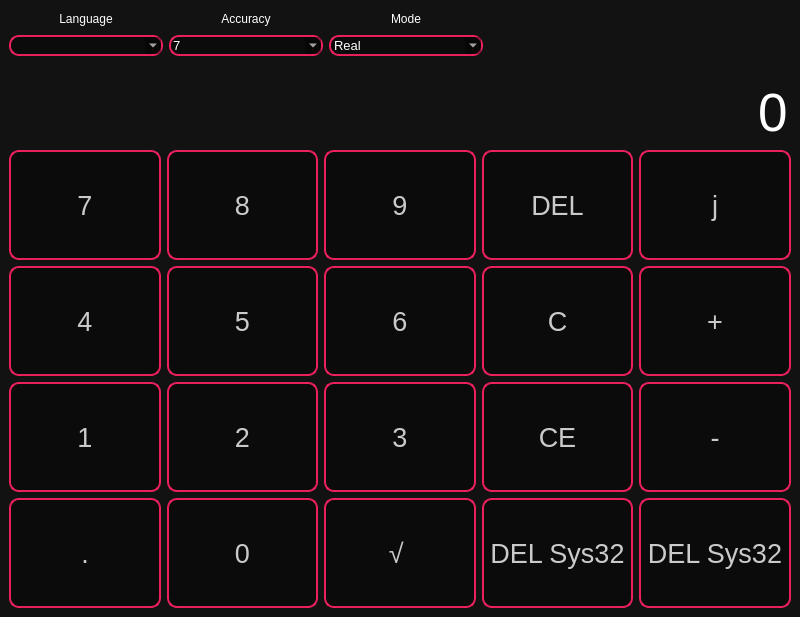
<?xml version="1.0" encoding="UTF-8"?>
<ui version="4.0">
 <class>MainWindow</class>
 <widget class="QMainWindow" name="MainWindow">
  <property name="geometry">
   <rect>
    <x>0</x>
    <y>0</y>
    <width>800</width>
    <height>617</height>
   </rect>
  </property>
  <property name="windowTitle">
   <string>bimbo</string>
  </property>
  <widget class="QWidget" name="centralwidget">
   <property name="styleSheet">
    <string notr="true">QWidget {
	color: white;
	background-color: #121212;
	
}


QPushButton{
	background-color: rgba(0,0,0,100);
	border: 2px solid rgba(255,33,100,230);
	border-radius: 10px;
	font-size: 20pt;
	color: rgba(255,255,255,200);
}

QPushButton:hover{
background-color: rgba(255,33,100,100)

}

QComboBox{
background-color: rgba(0,0,0,100);
	border: 2px solid rgba(255,33,100,230);
	border-radius: 10px;
	font-size: 10pt;
}
</string>
   </property>
   <layout class="QVBoxLayout" name="verticalLayout">
    <item>
     <layout class="QHBoxLayout" name="horizontalLayout_2">
      <item>
       <widget class="QLabel" name="label_4">
        <property name="sizePolicy">
         <sizepolicy hsizetype="Expanding" vsizetype="Preferred">
          <horstretch>0</horstretch>
          <verstretch>0</verstretch>
         </sizepolicy>
        </property>
        <property name="text">
         <string>Language</string>
        </property>
        <property name="alignment">
         <set>Qt::AlignmentFlag::AlignCenter</set>
        </property>
       </widget>
      </item>
      <item>
       <widget class="QLabel" name="label_3">
        <property name="sizePolicy">
         <sizepolicy hsizetype="Expanding" vsizetype="Preferred">
          <horstretch>0</horstretch>
          <verstretch>0</verstretch>
         </sizepolicy>
        </property>
        <property name="text">
         <string>Accuracy</string>
        </property>
        <property name="alignment">
         <set>Qt::AlignmentFlag::AlignCenter</set>
        </property>
       </widget>
      </item>
      <item>
       <widget class="QLabel" name="label_2">
        <property name="sizePolicy">
         <sizepolicy hsizetype="Expanding" vsizetype="Preferred">
          <horstretch>0</horstretch>
          <verstretch>0</verstretch>
         </sizepolicy>
        </property>
        <property name="text">
         <string>Mode</string>
        </property>
        <property name="alignment">
         <set>Qt::AlignmentFlag::AlignCenter</set>
        </property>
       </widget>
      </item>
      <item>
       <spacer name="horizontalSpacer_3">
        <property name="orientation">
         <enum>Qt::Orientation::Horizontal</enum>
        </property>
        <property name="sizeType">
         <enum>QSizePolicy::Policy::Expanding</enum>
        </property>
        <property name="sizeHint" stdset="0">
         <size>
          <width>40</width>
          <height>20</height>
         </size>
        </property>
       </spacer>
      </item>
      <item>
       <spacer name="horizontalSpacer_2">
        <property name="orientation">
         <enum>Qt::Orientation::Horizontal</enum>
        </property>
        <property name="sizeHint" stdset="0">
         <size>
          <width>40</width>
          <height>20</height>
         </size>
        </property>
       </spacer>
      </item>
     </layout>
    </item>
    <item>
     <layout class="QHBoxLayout" name="horizontalLayout">
      <item>
       <widget class="QComboBox" name="comboBox_3">
        <property name="sizePolicy">
         <sizepolicy hsizetype="Expanding" vsizetype="Fixed">
          <horstretch>0</horstretch>
          <verstretch>0</verstretch>
         </sizepolicy>
        </property>
        <property name="editable">
         <bool>false</bool>
        </property>
        <property name="currentText">
         <string/>
        </property>
       </widget>
      </item>
      <item>
       <widget class="QComboBox" name="comboBox_2">
        <property name="sizePolicy">
         <sizepolicy hsizetype="Expanding" vsizetype="Fixed">
          <horstretch>0</horstretch>
          <verstretch>0</verstretch>
         </sizepolicy>
        </property>
        <property name="editable">
         <bool>true</bool>
        </property>
        <property name="currentText">
         <string notr="true">7</string>
        </property>
        <item>
         <property name="text">
          <string>7</string>
         </property>
        </item>
        <item>
         <property name="text">
          <string>8</string>
         </property>
        </item>
        <item>
         <property name="text">
          <string>9</string>
         </property>
        </item>
        <item>
         <property name="text">
          <string>10</string>
         </property>
        </item>
        <item>
         <property name="text">
          <string>15</string>
         </property>
        </item>
       </widget>
      </item>
      <item>
       <widget class="QComboBox" name="comboBox">
        <property name="sizePolicy">
         <sizepolicy hsizetype="Expanding" vsizetype="Fixed">
          <horstretch>0</horstretch>
          <verstretch>0</verstretch>
         </sizepolicy>
        </property>
        <property name="editable">
         <bool>false</bool>
        </property>
        <property name="currentText">
         <string notr="true">Real</string>
        </property>
        <item>
         <property name="text">
          <string>Real</string>
         </property>
        </item>
        <item>
         <property name="text">
          <string>Complex</string>
         </property>
        </item>
       </widget>
      </item>
      <item>
       <spacer name="horizontalSpacer">
        <property name="orientation">
         <enum>Qt::Orientation::Horizontal</enum>
        </property>
        <property name="sizeType">
         <enum>QSizePolicy::Policy::Expanding</enum>
        </property>
        <property name="sizeHint" stdset="0">
         <size>
          <width>40</width>
          <height>20</height>
         </size>
        </property>
       </spacer>
      </item>
      <item>
       <spacer name="horizontalSpacer_4">
        <property name="orientation">
         <enum>Qt::Orientation::Horizontal</enum>
        </property>
        <property name="sizeHint" stdset="0">
         <size>
          <width>40</width>
          <height>20</height>
         </size>
        </property>
       </spacer>
      </item>
     </layout>
    </item>
    <item>
     <widget class="QLabel" name="label">
      <property name="sizePolicy">
       <sizepolicy hsizetype="Preferred" vsizetype="Maximum">
        <horstretch>0</horstretch>
        <verstretch>0</verstretch>
       </sizepolicy>
      </property>
      <property name="styleSheet">
       <string notr="true">color: rgba(255,33,100,100)
</string>
      </property>
      <property name="text">
       <string/>
      </property>
     </widget>
    </item>
    <item>
     <widget class="QLineEdit" name="lineEdit">
      <property name="sizePolicy">
       <sizepolicy hsizetype="Expanding" vsizetype="Maximum">
        <horstretch>0</horstretch>
        <verstretch>0</verstretch>
       </sizepolicy>
      </property>
      <property name="styleSheet">
       <string notr="true">font-size: 40pt;
border: none;</string>
      </property>
      <property name="text">
       <string>0</string>
      </property>
      <property name="maxLength">
       <number>20</number>
      </property>
      <property name="alignment">
       <set>Qt::AlignmentFlag::AlignRight|Qt::AlignmentFlag::AlignTrailing|Qt::AlignmentFlag::AlignVCenter</set>
      </property>
      <property name="readOnly">
       <bool>true</bool>
      </property>
     </widget>
    </item>
    <item>
     <layout class="QGridLayout" name="gridLayout">
      <item row="0" column="4">
       <widget class="QPushButton" name="b_i">
        <property name="sizePolicy">
         <sizepolicy hsizetype="Minimum" vsizetype="Expanding">
          <horstretch>0</horstretch>
          <verstretch>0</verstretch>
         </sizepolicy>
        </property>
        <property name="text">
         <string>j</string>
        </property>
        <property name="shortcut">
         <string>I</string>
        </property>
       </widget>
      </item>
      <item row="1" column="0">
       <widget class="QPushButton" name="b_4">
        <property name="sizePolicy">
         <sizepolicy hsizetype="Minimum" vsizetype="Expanding">
          <horstretch>0</horstretch>
          <verstretch>0</verstretch>
         </sizepolicy>
        </property>
        <property name="text">
         <string>4</string>
        </property>
        <property name="shortcut">
         <string>4</string>
        </property>
       </widget>
      </item>
      <item row="2" column="3">
       <widget class="QPushButton" name="root_7">
        <property name="sizePolicy">
         <sizepolicy hsizetype="Minimum" vsizetype="Expanding">
          <horstretch>0</horstretch>
          <verstretch>0</verstretch>
         </sizepolicy>
        </property>
        <property name="text">
         <string>CE</string>
        </property>
        <property name="shortcut">
         <string>=</string>
        </property>
       </widget>
      </item>
      <item row="0" column="0">
       <widget class="QPushButton" name="b_7">
        <property name="sizePolicy">
         <sizepolicy hsizetype="Minimum" vsizetype="Expanding">
          <horstretch>0</horstretch>
          <verstretch>0</verstretch>
         </sizepolicy>
        </property>
        <property name="text">
         <string>7</string>
        </property>
        <property name="shortcut">
         <string>7</string>
        </property>
       </widget>
      </item>
      <item row="1" column="3">
       <widget class="QPushButton" name="root_8">
        <property name="sizePolicy">
         <sizepolicy hsizetype="Minimum" vsizetype="Expanding">
          <horstretch>0</horstretch>
          <verstretch>0</verstretch>
         </sizepolicy>
        </property>
        <property name="text">
         <string>C</string>
        </property>
        <property name="shortcut">
         <string>=</string>
        </property>
       </widget>
      </item>
      <item row="3" column="4">
       <widget class="QPushButton" name="rt">
        <property name="sizePolicy">
         <sizepolicy hsizetype="Minimum" vsizetype="Expanding">
          <horstretch>0</horstretch>
          <verstretch>0</verstretch>
         </sizepolicy>
        </property>
        <property name="text">
         <string>DEL Sys32</string>
        </property>
        <property name="shortcut">
         <string>=</string>
        </property>
       </widget>
      </item>
      <item row="0" column="3">
       <widget class="QPushButton" name="root_9">
        <property name="enabled">
         <bool>true</bool>
        </property>
        <property name="sizePolicy">
         <sizepolicy hsizetype="Minimum" vsizetype="Expanding">
          <horstretch>0</horstretch>
          <verstretch>0</verstretch>
         </sizepolicy>
        </property>
        <property name="text">
         <string>DEL</string>
        </property>
        <property name="shortcut">
         <string>=</string>
        </property>
       </widget>
      </item>
      <item row="3" column="1">
       <widget class="QPushButton" name="b_0">
        <property name="sizePolicy">
         <sizepolicy hsizetype="Minimum" vsizetype="Expanding">
          <horstretch>0</horstretch>
          <verstretch>0</verstretch>
         </sizepolicy>
        </property>
        <property name="styleSheet">
         <string notr="true">QPushButton{
	background-color: rgba(0,0,0,100);
	border: 2px solid rgba(255,33,100,230);
	border-radius: 10px;
	font-size: 20pt;
	color: rgba(255,255,255,200);
}

QPushButton:hover{
background-color: rgba(255,33,100,100)

}
</string>
        </property>
        <property name="text">
         <string>0</string>
        </property>
        <property name="shortcut">
         <string>0</string>
        </property>
       </widget>
      </item>
      <item row="2" column="1">
       <widget class="QPushButton" name="b_2">
        <property name="sizePolicy">
         <sizepolicy hsizetype="Minimum" vsizetype="Expanding">
          <horstretch>0</horstretch>
          <verstretch>0</verstretch>
         </sizepolicy>
        </property>
        <property name="text">
         <string>2</string>
        </property>
        <property name="shortcut">
         <string>2</string>
        </property>
       </widget>
      </item>
      <item row="0" column="1">
       <widget class="QPushButton" name="b_8">
        <property name="sizePolicy">
         <sizepolicy hsizetype="Minimum" vsizetype="Expanding">
          <horstretch>0</horstretch>
          <verstretch>0</verstretch>
         </sizepolicy>
        </property>
        <property name="text">
         <string>8</string>
        </property>
        <property name="shortcut">
         <string>8</string>
        </property>
       </widget>
      </item>
      <item row="2" column="4">
       <widget class="QPushButton" name="b_minus">
        <property name="sizePolicy">
         <sizepolicy hsizetype="Minimum" vsizetype="Expanding">
          <horstretch>0</horstretch>
          <verstretch>0</verstretch>
         </sizepolicy>
        </property>
        <property name="text">
         <string>-</string>
        </property>
        <property name="shortcut">
         <string>-</string>
        </property>
       </widget>
      </item>
      <item row="0" column="2">
       <widget class="QPushButton" name="b_9">
        <property name="sizePolicy">
         <sizepolicy hsizetype="Minimum" vsizetype="Expanding">
          <horstretch>0</horstretch>
          <verstretch>0</verstretch>
         </sizepolicy>
        </property>
        <property name="text">
         <string>9</string>
        </property>
        <property name="shortcut">
         <string>9</string>
        </property>
       </widget>
      </item>
      <item row="3" column="3">
       <widget class="QPushButton" name="root_2">
        <property name="sizePolicy">
         <sizepolicy hsizetype="Minimum" vsizetype="Expanding">
          <horstretch>0</horstretch>
          <verstretch>0</verstretch>
         </sizepolicy>
        </property>
        <property name="text">
         <string>DEL Sys32</string>
        </property>
        <property name="shortcut">
         <string>=</string>
        </property>
       </widget>
      </item>
      <item row="3" column="0">
       <widget class="QPushButton" name="b_dot">
        <property name="sizePolicy">
         <sizepolicy hsizetype="Minimum" vsizetype="Expanding">
          <horstretch>0</horstretch>
          <verstretch>0</verstretch>
         </sizepolicy>
        </property>
        <property name="text">
         <string>.</string>
        </property>
        <property name="shortcut">
         <string>,</string>
        </property>
       </widget>
      </item>
      <item row="2" column="2">
       <widget class="QPushButton" name="b_3">
        <property name="sizePolicy">
         <sizepolicy hsizetype="Minimum" vsizetype="Expanding">
          <horstretch>0</horstretch>
          <verstretch>0</verstretch>
         </sizepolicy>
        </property>
        <property name="text">
         <string>3</string>
        </property>
        <property name="shortcut">
         <string>3</string>
        </property>
       </widget>
      </item>
      <item row="3" column="2">
       <widget class="QPushButton" name="root">
        <property name="sizePolicy">
         <sizepolicy hsizetype="Minimum" vsizetype="Expanding">
          <horstretch>0</horstretch>
          <verstretch>0</verstretch>
         </sizepolicy>
        </property>
        <property name="text">
         <string>√ </string>
        </property>
        <property name="shortcut">
         <string>=</string>
        </property>
       </widget>
      </item>
      <item row="2" column="0">
       <widget class="QPushButton" name="b_1">
        <property name="sizePolicy">
         <sizepolicy hsizetype="Minimum" vsizetype="Expanding">
          <horstretch>0</horstretch>
          <verstretch>0</verstretch>
         </sizepolicy>
        </property>
        <property name="text">
         <string>1</string>
        </property>
        <property name="shortcut">
         <string>1</string>
        </property>
       </widget>
      </item>
      <item row="1" column="2">
       <widget class="QPushButton" name="b_6">
        <property name="sizePolicy">
         <sizepolicy hsizetype="Minimum" vsizetype="Expanding">
          <horstretch>0</horstretch>
          <verstretch>0</verstretch>
         </sizepolicy>
        </property>
        <property name="text">
         <string>6</string>
        </property>
        <property name="shortcut">
         <string>6</string>
        </property>
       </widget>
      </item>
      <item row="1" column="1">
       <widget class="QPushButton" name="b_5">
        <property name="sizePolicy">
         <sizepolicy hsizetype="Minimum" vsizetype="Expanding">
          <horstretch>0</horstretch>
          <verstretch>0</verstretch>
         </sizepolicy>
        </property>
        <property name="text">
         <string>5</string>
        </property>
        <property name="shortcut">
         <string>5</string>
        </property>
       </widget>
      </item>
      <item row="1" column="4">
       <widget class="QPushButton" name="b_plus">
        <property name="sizePolicy">
         <sizepolicy hsizetype="Minimum" vsizetype="Expanding">
          <horstretch>0</horstretch>
          <verstretch>0</verstretch>
         </sizepolicy>
        </property>
        <property name="text">
         <string>+</string>
        </property>
        <property name="shortcut">
         <string>+</string>
        </property>
       </widget>
      </item>
     </layout>
    </item>
   </layout>
  </widget>
 </widget>
 <resources/>
 <connections/>
</ui>
